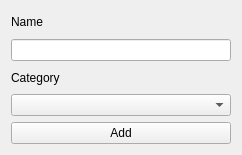
<?xml version="1.0" encoding="UTF-8"?>
<ui version="4.0">
 <class>ModifyDialog</class>
 <widget class="QWidget" name="ModifyDialog">
  <property name="geometry">
   <rect>
    <x>0</x>
    <y>0</y>
    <width>242</width>
    <height>155</height>
   </rect>
  </property>
  <property name="windowTitle">
   <string>Modify</string>
  </property>
  <layout class="QVBoxLayout" name="verticalLayout">
   <item>
    <widget class="QLabel" name="label">
     <property name="text">
      <string>Name</string>
     </property>
    </widget>
   </item>
   <item>
    <widget class="QLineEdit" name="lineEdit"/>
   </item>
   <item>
    <widget class="QLabel" name="label_2">
     <property name="text">
      <string>Category</string>
     </property>
    </widget>
   </item>
   <item>
    <widget class="QComboBox" name="comboBox"/>
   </item>
   <item>
    <widget class="QPushButton" name="pushButton">
     <property name="text">
      <string>Add</string>
     </property>
    </widget>
   </item>
  </layout>
 </widget>
 <resources/>
 <connections/>
</ui>
